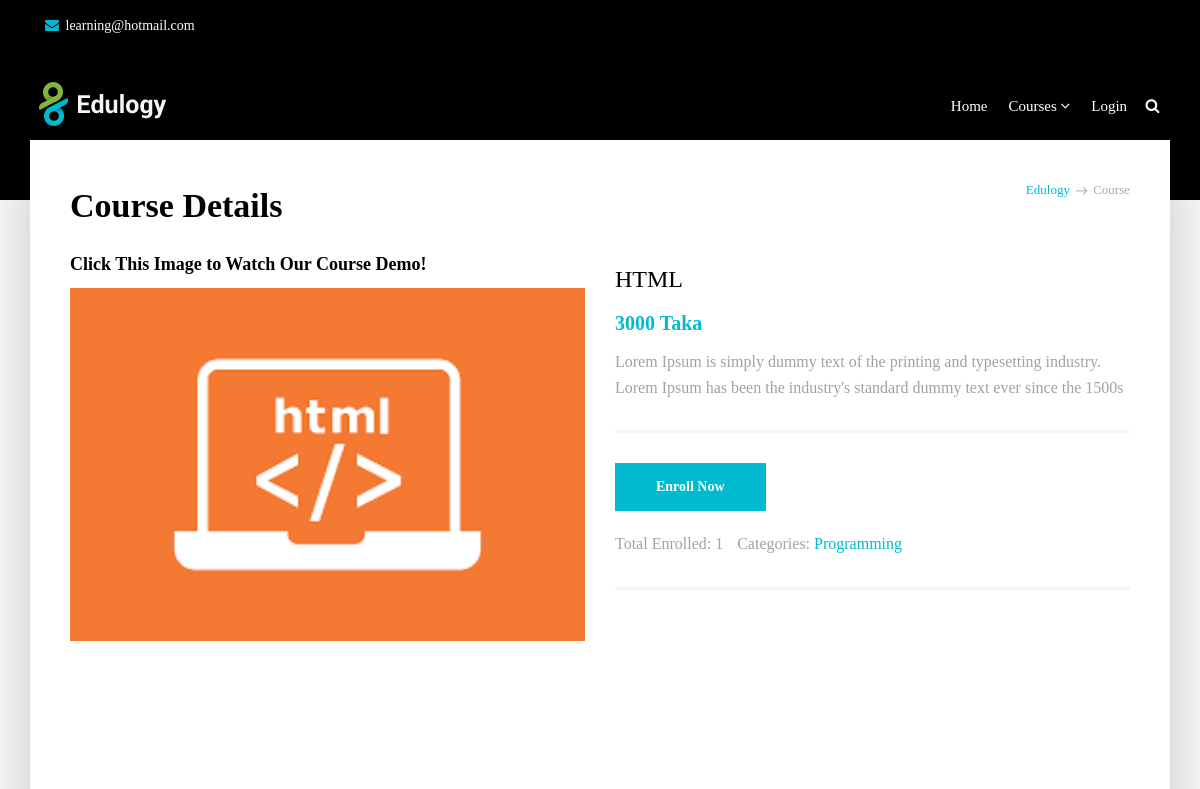
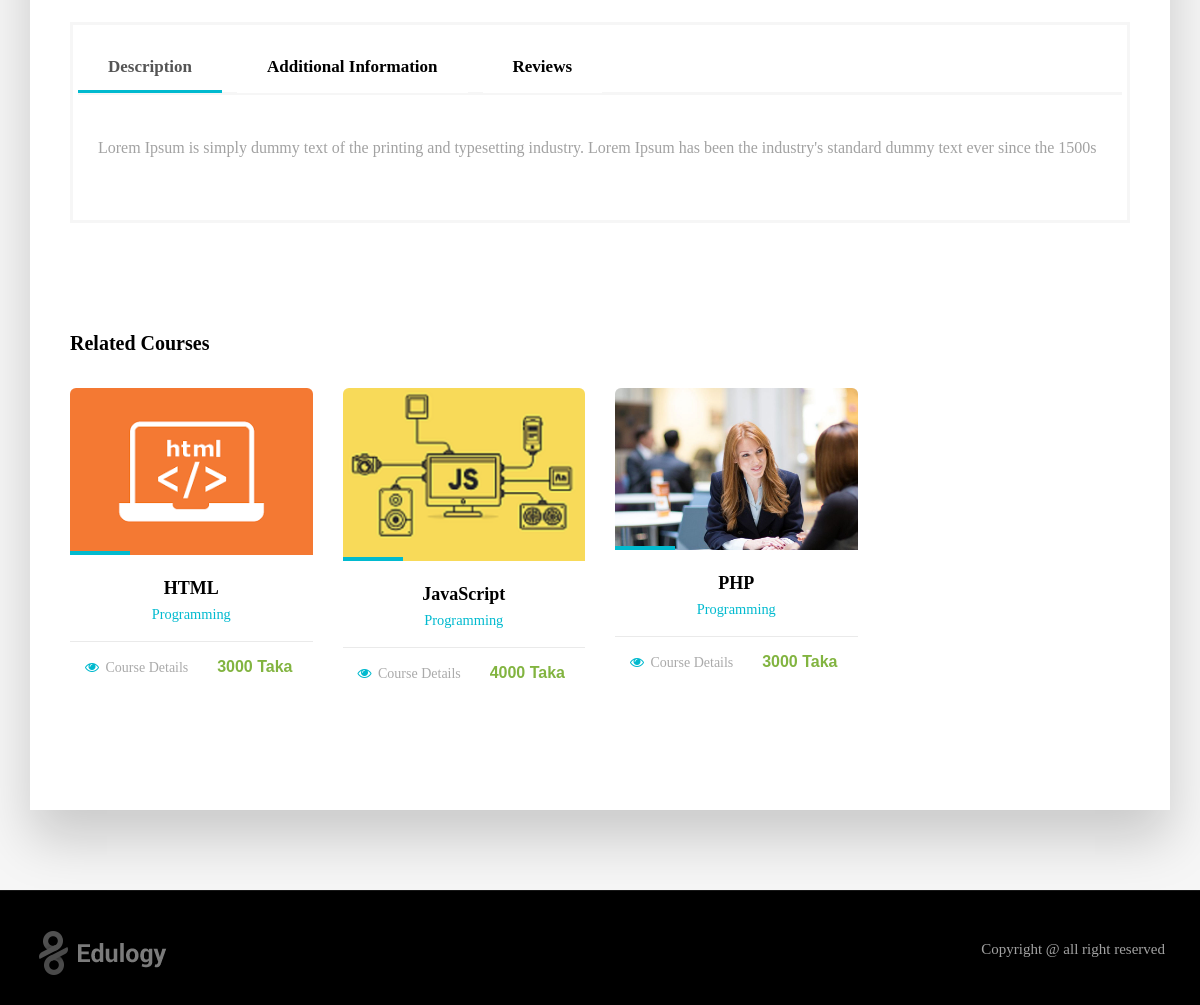
Page /single-course.php?courseid=11 on the committed database (2 pictures, top to bottom).
### tables this page shows
CREATE TABLE `courses` (
  `course_id` int(11) NOT NULL,
  `category_id` int(11) NOT NULL,
  `course_title` varchar(191) NOT NULL,
  `banner` varchar(191) NOT NULL,
  `short_description` text NOT NULL,
  `description` longtext NOT NULL,
  `price` varchar(191) NOT NULL,
  `discount` varchar(100) NOT NULL,
  `hours` varchar(100) NOT NULL,
  `total_hit` int(11) NOT NULL,
  `ratting` int(11) NOT NULL,
  `demo_video` varchar(191) DEFAULT NULL,
  `is_active` tinyint(4) NOT NULL,
  `created_at` timestamp NOT NULL DEFAULT current_timestamp()
);

CREATE TABLE `categories` (
  `cat_id` int(11) NOT NULL,
  `cat_name` varchar(191) NOT NULL,
  `is_active` tinyint(4) NOT NULL DEFAULT 0
);

### single-course.php (the view, shortened to what this page needs)
<?php
include 'header.php';
if (isset($_GET['courseid'])) {
    $courseid = $_GET['courseid'];
} else {
    header('Location:index.php');
}
$orderque = "SELECT * FROM orders where course_id = $courseid";
$resultdata = $con->query($orderque);
$enroll_count = $resultdata->num_rows;
$query = "SELECT * FROM courses LEFT JOIN categories ON categories.cat_id = courses.category_id WHERE course_id = $courseid";
$result = $con->query($query);
$value = mysqli_fetch_array($result);
$catid = $value['category_id'];
?>
<section class="section db p120">
</section>
<section class="section gb nopadtop">
    <div class="container">
        <div class="boxed boxedp4">
            <div class="row">
                <div class="col-md-6">
                    <div class="tagline-message page-title">
                        <h3 style="font-family: Cambria;">Course Details</h3>
                    </div>
                </div>
                <div class="col-md-6 text-right">
                    <ul class="breadcrumb">
                        <li><a href="javascript:void(0)">Edulogy</a></li>
                        <li class="active">Course</li>
                    </ul>
                </div>
            </div>
            <div class="row blog-grid">
                <div class="col-md-6 shop-media">
                    <div class="row">
                        <div class="col-md-12">
                            <h4 style="font-family: cambria;"><strong> Click This Image to Watch Our Course Demo! </strong></h4>
                            <div class="image-wrap entry">
                                <div onclick="this.nextElementSibling.style.display='block'; this.style.display='none'">
                                    <img src="<?php echo  $value['banner']; ?>" style="cursor:pointer" />
                                </div>
                            </div>
                        </div>
                    </div>
                </div>
                <div class="col-md-6">
                    <div class="shop-desc">
                        <h3><?php echo $value['course_title']; ?></h3>
                        <small><?php echo $value['price']; ?> Taka</small>
                        <p><?php echo $value['short_description']; ?></p>
                        <div class="shop-meta">
                            <a href="order.php?courseid=<?php echo $value['course_id']; ?>" class="btn btn-primary">Enroll Now</a>
                            <ul class="list-inline">
                                <li> Total Enrolled: <?php echo $enroll_count; ?></li>
                                <li>Categories: <a href="#"><?php echo $value['cat_name']; ?></a>
                            </ul>
                        </div>
                    </div>
                </div>
            </div>
            <div class="row">
                <div class="col-md-12">
                    <div class="shop-extra">
                        <div class="row">
                            <ul class="nav nav-tabs">
                                <li class="active"><a data-toggle="tab" href="#home">Description</a></li>
                                <li><a data-toggle="tab" href="#menu1">Additional Information</a></li>
                                <li><a data-toggle="tab" href="#menu2">Reviews</a></li>
                            </ul>
                            <div class="tab-content">
                                <div id="home" class="tab-pane fade in active">
                                    <p>
                                        <?php echo $value['description']; ?>
                                    </p>
                                </div>
                                                        <?php
                                                        $qry = "SELECT * FROM review LEFT JOIN users ON review.customer_id = users.id
                                                        where course_id = $courseid";
                                                        $res = $con->query($qry);
                                                        if ($res->num_rows) { ?>
                                                            <?php foreach ($res as $value) {
                                                            ?>
                                                                <div class="shop-extra">
                                                                    <p>Student Name: <?php echo $value['first_name'] . " " . $value['last_name']; ?></p>
                                                                    <p>Review: <?php echo $value['review']; ?></p>
                                                                    <p>Rating:
                                                                        <?php
                                                                        if ($value['rating'] == 0) {
                                                                            echo "No rating!";
                                                                        } elseif ($value['rating'] == 1) {
                                                                            echo "<i class='fa fa-star star-checked'></i>
                                                                                    <i class='fa fa-star'></i>
                                                                                    <i class='fa fa-star'></i>
                                                                                    <i class='fa fa-star'></i>
                                                                                    <i class='fa fa-star'></i>";
                                                                        } elseif ($value['rating'] == 2) {
                                                                            echo "<i class='fa fa-star star-checked'></i>
                                                                                    <i class='fa fa-star star-checked'></i>
                                                                                    <i class='fa fa-star'></i>
                                                                                    <i class='fa fa-star'></i>
                                                                                    <i class='fa fa-star'></i>";
                                                                        } elseif ($value['rating'] == 3) {
                                                                            echo "<i class='fa fa-star star-checked'></i>
                                                                                    <i class='fa fa-star star-checked'></i>
                                                                                    <i class='fa fa-star star-checked'></i>
                                                                                    <i class='fa fa-star'></i>
                                                                                    <i class='fa fa-star'></i>";
                                                                        } elseif ($value['rating'] == 4) {
                                                                            echo "<i class='fa fa-star star-checked'></i>
                                                                                    <i class='fa fa-star star-checked'></i>
                                                                                    <i class='fa fa-star star-checked'></i>
                                                                                    <i class='fa fa-star star-checked'></i>
                                                                                    <i class='fa fa-star'></i>";
                                                                        } elseif ($value['rating'] == 5) {
                                                                            echo "<i class='fa fa-star star-checked'></i>
                                                                                    <i class='fa fa-star star-checked'></i>
                                                                                    <i class='fa fa-star star-checked'></i>
                                                                                    <i class='fa fa-star star-checked'></i>
                                                                                    <i class='fa fa-star star-checked'></i>";
                                                                        }
                                                                        ?>
                                                                    </p>
                                                                </div>
                                                        <?php }
                                                        } else {
                                                            echo "<h4>No Review Found!</h4>";
                                                        } ?>
                            </div>
                        </div>
                    </div>
                </div>
            </div>
            <div class="related-products">
                <div class="text-widget">
                    <h3>Related Courses</h3>
                </div>
                <div class="row blog-grid shop-grid">
                    <?php
                    $sql = "SELECT * FROM courses left join categories on categories.cat_id = courses.category_id where courses.is_active = 0
                    AND courses.category_id = '$catid'  order by rand() limit 4";
                    $getdata = $con->query($sql);
                    if ($getdata->num_rows > 0) {
                        foreach ($getdata as $key => $data) {
                    ?>
                            <div class="col-md-3">
                                <div class="course-box shop-wrapper">
                                    <div class="image-wrap entry">
                                        <img src="<?php echo $data['banner']; ?>" alt="" class="img-responsive">
                                    </div>
                                    <div class="course-details shop-box text-center">
                                        <h4>
                                            <a href="single-course.php?courseid=<?php echo $value['course_id'] ?>" title=""><?php echo  $data['course_title']; ?></a>
                                            <small><?php echo  $data['cat_name']; ?></small>
                                        </h4>
                                    </div>
                                    <div class="course-footer clearfix">
                                        <div class="pull-left">
                                            <ul class="list-inline">
                                                <li><a href="single-course.php?courseid=<?php echo $value['course_id'] ?>"><i class="fa fa-eye"></i> Course Details </a></li>
                                            </ul>
                                        </div>
                                        <div class="pull-right">
                                            <ul class="list-inline">
                                                <li><a href="#"><?php echo  $data['price']; ?> Taka</a></li>
                                            </ul>
                                        </div>
                                    </div>
                                </div>
                            </div>
                    <?php  }
                    } ?>
                </div>
            </div>
        </div>
    </div>
</section>
<?php include 'footer.php'; ?>

### rows in the picture
courses: banner (picture), course_title "HTML", price "3000", short_description "Lorem Ipsum is simply dummy text of the printing and typesetting industry. Lorem Ipsum has been the industry's standard dummy text ever since the 1500s", category.cat_name "Programming", description "Lorem Ipsum is simply dummy text of the printing and typesetting industry. Lorem Ipsum has been the industry's standard dummy text ever since the 1500s"
courses: banner (picture), course_title "JavaScript", category.cat_name "Programming", price "4000"
courses: banner (picture), course_title "PHP", category.cat_name "Programming", price "3000"

### other values in the picture
$enroll_count "1"
